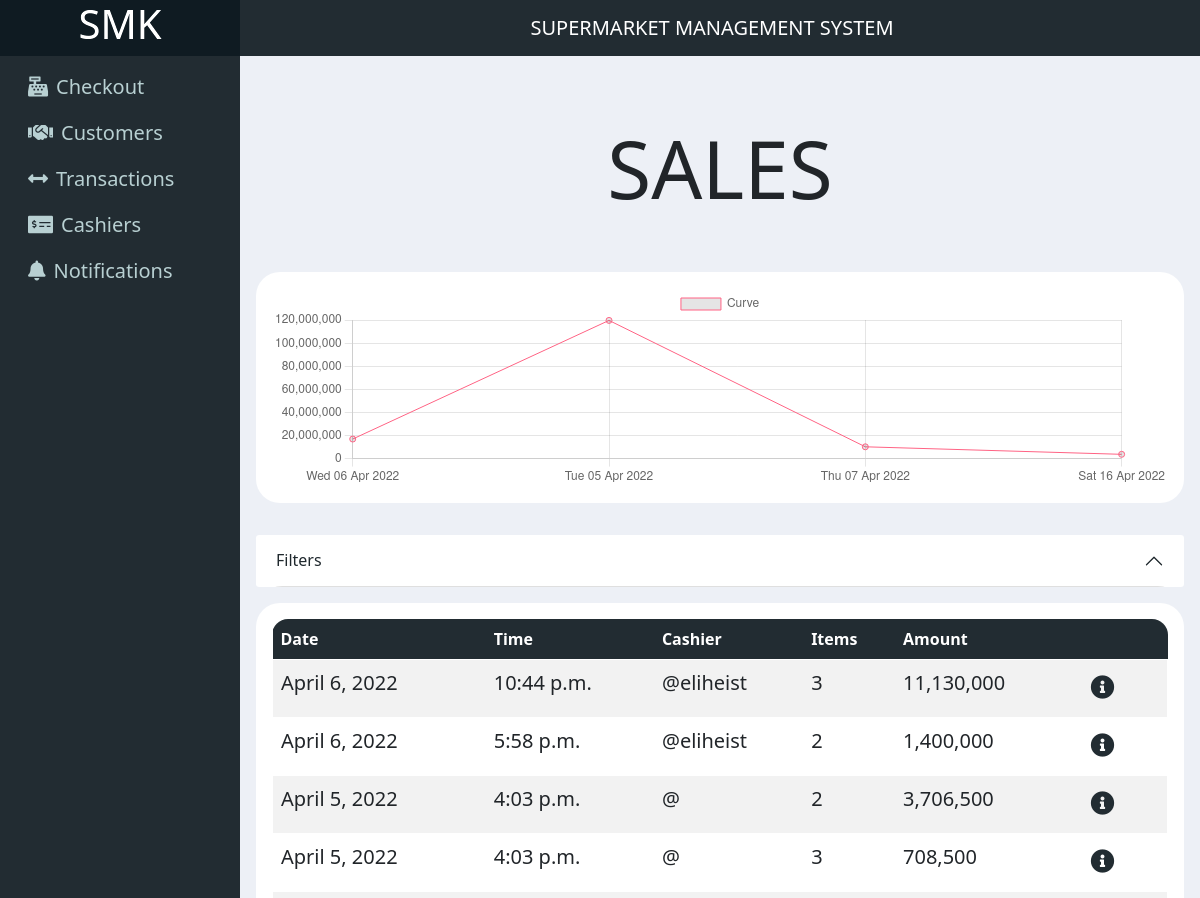
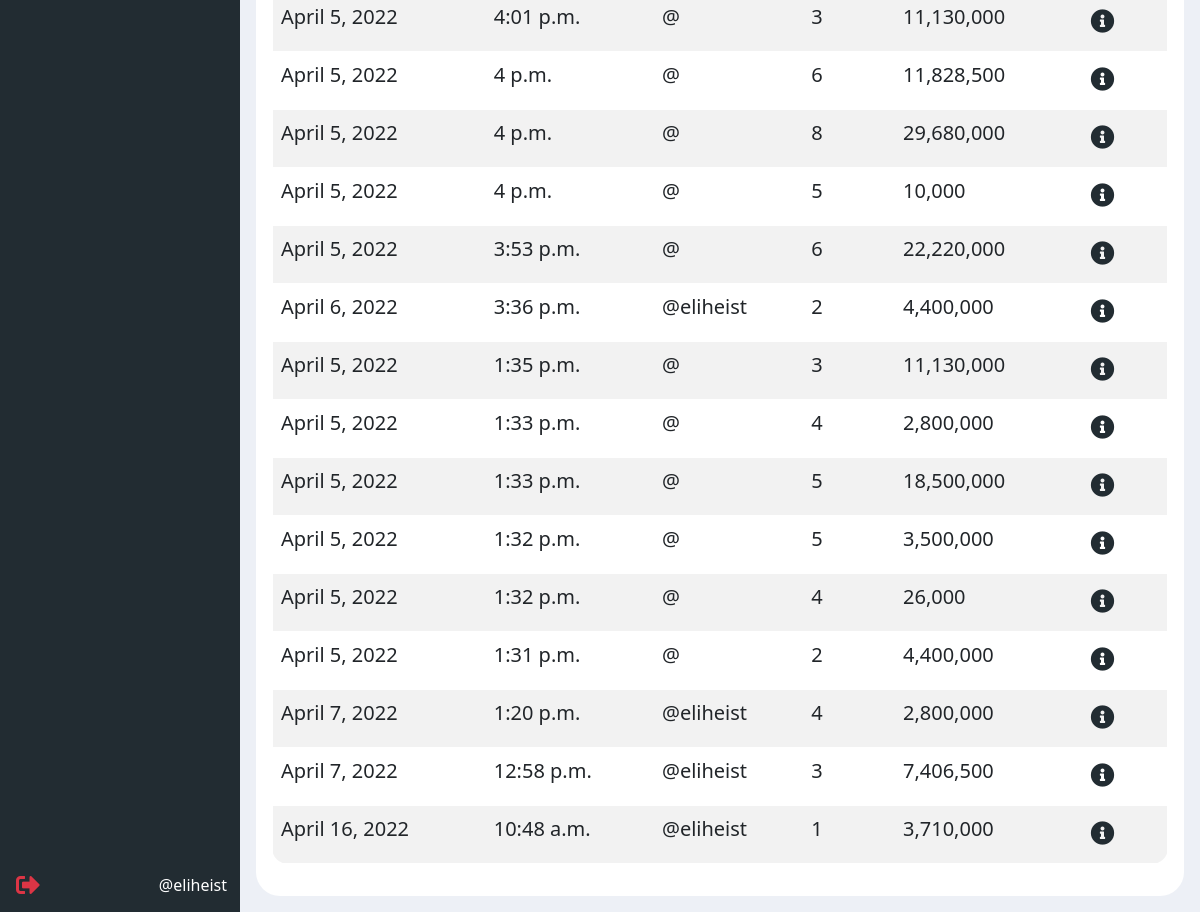
The page /sales/ (signed in) on the database its author committed (2 pictures, top to bottom).
### invoices/models.py (models this page shows, shortened)
class Invoice(models.Model):
    time = models.TimeField(auto_now_add=True, null=True)
    date = models.DateField(auto_now_add=True)
    handled_by = models.ForeignKey(User, on_delete=models.SET_NULL, null=True, related_name='employees')
    customer = models.ForeignKey(Customer, on_delete=models.SET_NULL, null=True, blank=True)
    discount = models.FloatField(null=True, blank=True)
    class Meta:
        verbose_name = 'Invoice'
        verbose_name_plural = 'Invoices'

### accounts/models.py (models this page shows)
class User(AbstractUser):
    is_manager = models.BooleanField(default=False)
    is_cashier = models.BooleanField(default=True)
    customer_account = models.ForeignKey('Customer', on_delete=models.DO_NOTHING, null=True)

### invoices/views.py (the view)
# urls.py: path('', invoiceListView, name='sales-list')
def invoiceListView(request):
    if not request.user.is_authenticated or not request.user.is_staff:
        return redirect('accounts:login')
    invoices = Invoice.objects.all().order_by('-date').order_by('-time')
    Filter = InvoiceFilter(request.GET, queryset=invoices)
    invoices = Filter.qs
    listarray = []
    for invoice in invoices:
        orders = invoice.orders.all()
        for order in orders:
            order_item_price = order.selling_price
            order_quantity = order.quantity
            order.final_cost = order_item_price * order_quantity
        invoice.all_orders = orders
        total = sum(order.selling_price*order.quantity for order in orders)
        invoice.total_cost = total
        items = sum(order.quantity for order in orders)
        invoice.items_total = items
        inv = {'date':str(invoice.date.strftime("%a %d %b %Y")), 'sales':total}
        def searchDate(date, sale):
            for object in listarray:
                if object.get('date') == date:
                    object.update({'sales': object.get('sales')+sale})
                    return 0
            inv = {'date':date, 'sales':sale}
            listarray.append(inv)
            return 1
        searchDate(str(invoice.date.strftime("%a %d %b %Y")), total)
    context = {
        'invoices':invoices,
        'filter':Filter,
        'data': json.dumps(listarray)
    }
    return render(request, template_name="invoices/transactions.html", context=context)

### accounts/models.py (called while the page is built)
    def __str__(self) -> str:
        return self.name or "Customer"

### invoices/templates/invoices/transactions.html (shortened to what this page needs)
{% extends 'base.html' %}
{% load crispy_forms_tags %}
{% load static %}
{% block content %}
<h1 class="text-center display-1 py-5 text-uppercase">Sales</h1>
<figure class="p-3 rounded-5 bg-white">
    <canvas id="chart" width="900" height="200"></canvas>
</figure>
    <div class="accordion py-3" id="accordionExample">
        <div class="accordion-item bg-white border-0 rounded-1">
            <h4 class="accordion-header bg-white border-0 rounded-pill overflow-hidden" id="headingOne">
                <button class="accordion-button bg-white" type="button" data-bs-toggle="collapse"
                    data-bs-target="#collapseOne" aria-expanded="true" aria-controls="collapseOne">
                    Filters
                </button>
            </h4>
        </div>
    </div>
<div class="p-3 rounded-5 bg-white">
    <table class="table table-striped bg-white rounded-4" id="items">
        <thead class="border-0" style="border-style: none;">
            <tr class="bg-primary text-white">
                <th scope="col">Date</th>
                <th scope="col">Time</th>
                <th scope="col">Cashier</th>
                <th scope="col">Items</th>
                <th scope="col">Amount</th>
                <th scope="col"></th>
            </tr>
        </thead>
        <tbody style="border-style: none;">
            {% for invoice in invoices %}
            <tr class="invoice border border-white lead">
                <td>{{ invoice.date }}</td>
                <td>{{ invoice.time }}</td>
                <td>@{{ invoice.handled_by.username }}</td>
                <td>{{ invoice.items_total }}</td>
                <td class="currency_format">{{ invoice.total_cost }}</td>
                <td>
                    <button type="button" class="btn" data-bs-toggle="modal" data-bs-target="#modal-{{ invoice.pk }}">
                        <i class="fas fa-info-circle text-primary fs-4"></i>
                    </button>
                </td>
            </tr>
            {% endfor %}
        </tbody>
    </table>
</div>
{% endblock content %}
{% block scripts %}
<script>
    const data = JSON.parse("{{ data|escapejs }}")
    console.log(data)
    const ctx = document.getElementById('chart').getContext('2d');
    const xlabels = []
    const ysales = []
    data.forEach(item => {
        xlabels.push(item.date)
        ysales.push(item.sales)
    })
    const myChart = new Chart(ctx, {
        type: 'line',
        data: {
            labels: xlabels,
            datasets: [{
                label: 'Curve',
                data: ysales,
                borderColor: 'rgba(255, 99, 132, 1)',
                borderWidth: 1
            }]
        }
    });
</script>
{% endblock scripts %}

### templates/components/footer.html (shortened to what this page needs)
{% load static %}
<footer class="h-100 bg-dark d-grid">
  <nav class="navbar navbar-expand align-items-start" aria-label="Second navbar example">
    <div class="container">
      {% if request.user.is_authenticated %}
      <div class="collapse navbar-collapse" id="navbarsExample02">
        <ul class="navbar-nav mb-auto fs-5 d-flex flex-column">
          <li class="nav-item  mx-2">
            <a class="nav-link text-altlight" href="{% url 'main:landingpage' %}"><i
                class="fas fa-cash-register me-2"></i>Checkout</a>
          </li>
          <li class="nav-item  mx-2">
            <a class="nav-link text-altlight" href="{% url 'accounts:customer-list' %}"><i
                class="fas fa-handshake me-2"></i>Customers</a>
          </li>
          {% if request.user.is_staff %}
          <li class="nav-item  mx-2">
            <a class="nav-link text-altlight" href="{% url 'sales:sales-list' %}"><i
                class="fas fa-arrows-alt-h me-2"></i>Transactions</a>
          </li>
          <li class="nav-item  mx-2">
            <a class="nav-link text-altlight" href="{% url 'accounts:cashier-list' %}"><i
                class="fas fa-money-check-alt me-2"></i>Cashiers</a>
          </li>
          <li class="nav-item  mx-2">
            <a class="nav-link text-altlight" href="#" id="notification-area" data-url="{% url 'api:notifications' %}"><i class="fas fa-bell me-2"></i>Notifications </a>
          </li>
          {% endif %}
        </ul>
      </div>
      {% endif %}
    </div>
  </nav>
  <div class="notifications">
  </div>
  <div class="d-flex justify-content-between py-2">
    {% if request.user.is_authenticated %}
    <a class="text-decoration-none m-0 text-danger d-flex align-items-center ms-3" href="{% url 'accounts:logout' %}"><i
      class="fas fa-sign-out-alt fs-4"></i></a>
    <div class="user text-light d-flex align-items-center">
      <div class="dropdown">
        <button class="btn text-white" type="button" id="dropdownMenuButton" data-bs-toggle="dropdown"
          aria-expanded="false">
          @{{ request.user.username }}
        </button>
      </div>
    </div>
    {% endif %}
  </div>
</footer>

### templates/base.html (style rules this page uses)
#base-site footer { grid-area: footer; height: 100%; }
footer { grid-template-rows: auto 1fr auto; }

### rows shown on the page
Invoice: date "April 6, 2022", time "10:44 p.m.", handled_by.username "eliheist", items_total "3", total_cost "11,130,000"
Invoice: date "April 6, 2022", time "5:58 p.m.", handled_by.username "eliheist", items_total "2", total_cost "1,400,000"
Invoice: date "April 5, 2022", time "4:03 p.m.", items_total "2", total_cost "3,706,500"
Invoice: date "April 5, 2022", time "4:03 p.m.", items_total "3", total_cost "708,500"
Invoice: date "April 5, 2022", time "4:01 p.m.", items_total "3", total_cost "11,130,000"
Invoice: date "April 5, 2022", time "4 p.m.", items_total "6", total_cost "11,828,500"
Invoice: date "April 5, 2022", time "4 p.m.", items_total "8", total_cost "29,680,000"
Invoice: date "April 5, 2022", time "4 p.m.", items_total "5", total_cost "10,000"
Invoice: date "April 5, 2022", time "3:53 p.m.", items_total "6", total_cost "22,220,000"
Invoice: date "April 6, 2022", time "3:36 p.m.", handled_by.username "eliheist", items_total "2", total_cost "4,400,000"
Invoice: date "April 5, 2022", time "1:35 p.m.", items_total "3", total_cost "11,130,000"
Invoice: date "April 5, 2022", time "1:33 p.m.", items_total "4", total_cost "2,800,000"
Invoice: date "April 5, 2022", time "1:33 p.m.", items_total "5", total_cost "18,500,000"
Invoice: date "April 5, 2022", time "1:32 p.m.", items_total "5", total_cost "3,500,000"
Invoice: date "April 5, 2022", time "1:32 p.m.", items_total "4", total_cost "26,000"
Invoice: date "April 5, 2022", time "1:31 p.m.", items_total "2", total_cost "4,400,000"
Invoice: date "April 7, 2022", time "1:20 p.m.", handled_by.username "eliheist", items_total "4", total_cost "2,800,000"
Invoice: date "April 7, 2022", time "12:58 p.m.", handled_by.username "eliheist", items_total "3", total_cost "7,406,500"
Invoice: date "April 16, 2022", time "10:48 a.m.", handled_by.username "eliheist", items_total "1", total_cost "3,710,000"
User: user.username "eliheist"
